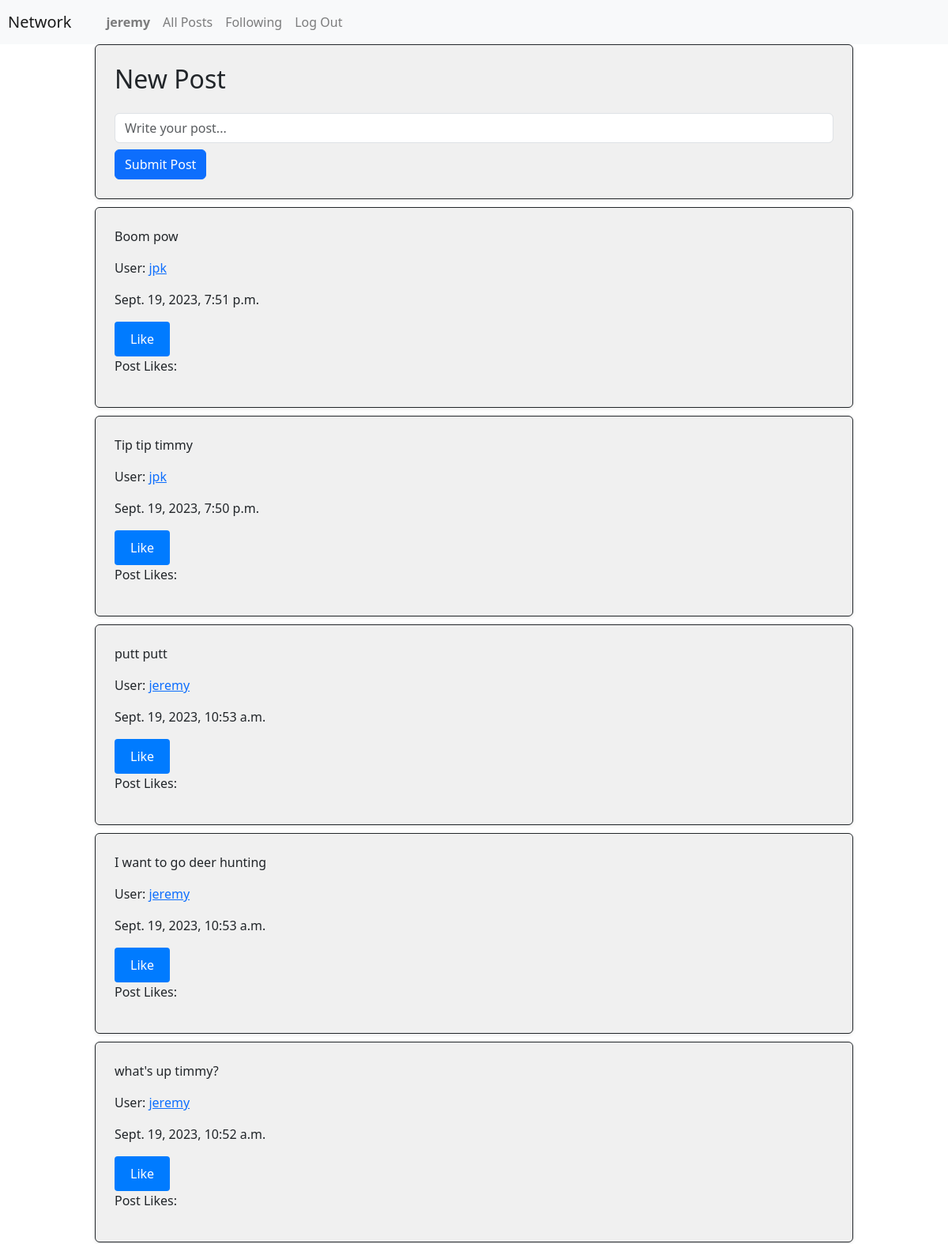
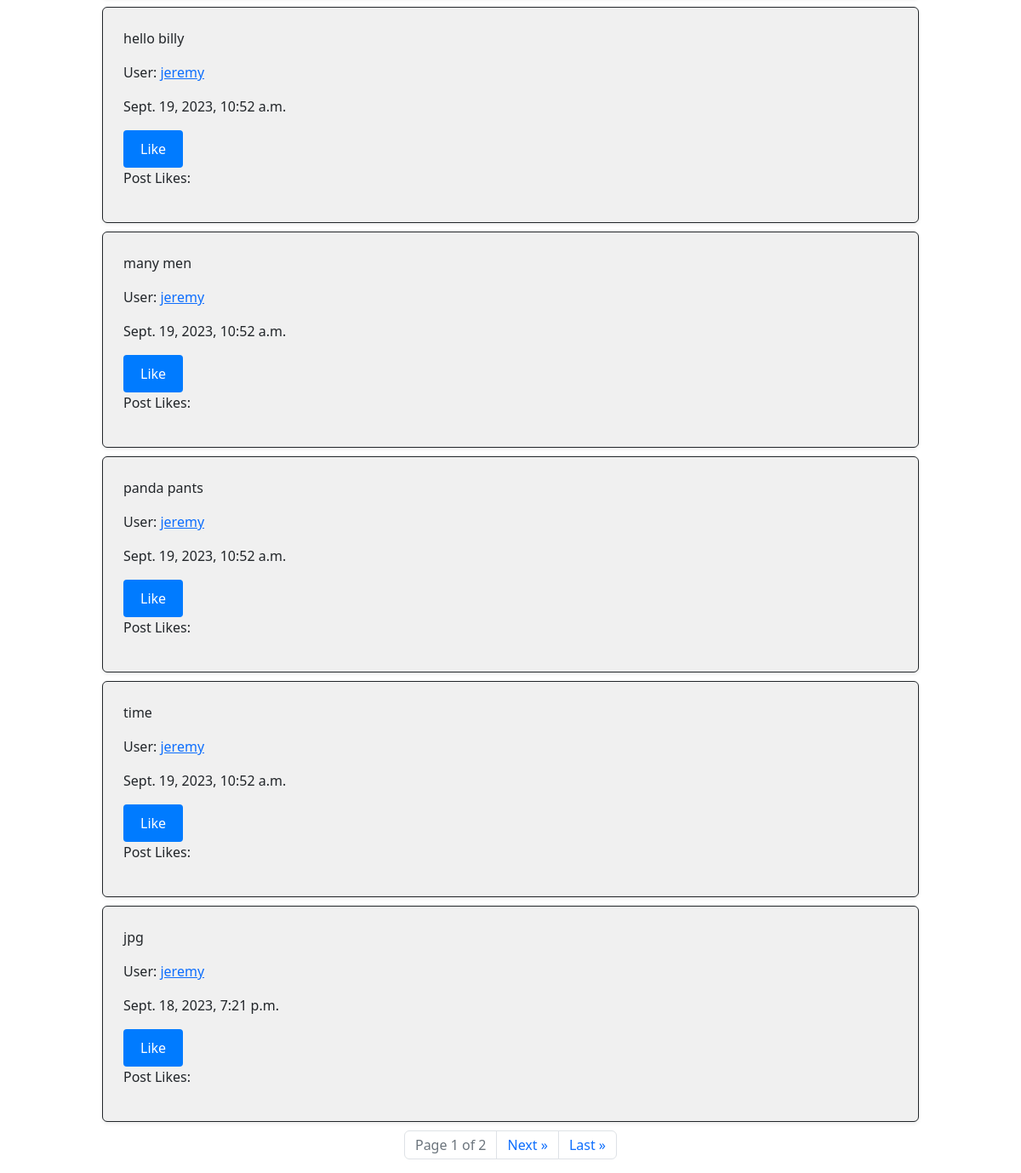
Screenshot of / (signed in) with the database file from the repository (2 pictures, top to bottom).
### network/models.py (models this page shows, shortened)
class User(AbstractUser):
    pass

class Post(models.Model):
    user = models.ForeignKey(User, on_delete=models.CASCADE)
    text = models.TextField(verbose_name="Post Text")
    timeStamp = models.DateTimeField(auto_now_add=True)

### network/views.py (the view)
# urls.py: path("", views.index, name="index"),
def index(request):
    allPost = Post.objects.all().order_by('-timeStamp')
    paginator = Paginator(allPost, 10)
    page_number = request.GET.get('page')
    page_obj = paginator.get_page(page_number)
    has_previous_page = page_obj.has_previous
    return render(request, "network/index.html", {
        "allPost": allPost,
        "page_obj": page_obj,
        "has_previous_page": has_previous_page
    })

### network/templates/network/index.html (shortened to what this page needs)
{% extends "network/layout.html" %}
{% load static %}
{% block body %}
    <div id="newPost" class="border border-dark p-4 rounded shadow-sm" style="width: 80%; margin: 0 auto; background-color: #f0f0f0;">
        <form method="post" action="{% url 'post' %}">
            <h2 class="mb-4">New Post</h2>
            <div class="d-flex flex-column align-items-center">
                <input id="newPostBox" class="form-control mb-2" type="text" name="newPostBox" placeholder="Write your post...">
                <button type="submit" id="newPostSubmit" style="align-self: flex-start;" class="btn btn-primary">Submit Post</button>
            </div>
        </form>
    </div>
    {% for post in page_obj %}
    <div id="postPage" class="border border-dark p-4 rounded shadow-sm" style="width: 80%; margin: 10px auto; background-color: #f0f0f0; padding: 10px;">
        <p>{{ post.text }}</p>
        <p>User: <a href="{% url 'user' post.user.id %}">{{ post.user.username }}</a></p>
        <p>{{ post.timeStamp }}</p>
        <button type="submit" id="postLike" class="post-like-button" data-post-id="{{ post.id }}" data-user-id="{{ post.user.id }}">Like</button>
        <p>Post Likes: </p>
    </div>
    {% endfor %}
    <nav aria-label="Page navigation">
        <ul class="pagination justify-content-center">
            <li class="page-item disabled">
                <span class="page-link">Page {{ page_obj.number }} of {{ page_obj.paginator.num_pages }}</span>
            </li>
            {% if page_obj.has_next %}
                <li class="page-item">
                    <a class="page-link" href="?page={{ page_obj.next_page_number }}" aria-label="Next">
                        <span aria-hidden="true">Next &raquo;</span>
                    </a>
                </li>
                <li class="page-item">
                    <a class="page-link" href="?page={{ page_obj.paginator.num_pages }}" aria-label="Last">
                        <span aria-hidden="true">Last &raquo;</span>
                    </a>
                </li>
            {% endif %}
        </ul>
    </nav>
{% endblock %}

### network/templates/network/layout.html (shortened to what this page needs)
{% load static %}
<!DOCTYPE html>
<html lang="en">
    <head>
        <link rel="stylesheet" href="https://stackpath.bootstrapcdn.com/bootstrap/4.4.1/css/bootstrap.min.css">
        <link rel="stylesheet" href="https://cdn.jsdelivr.net/npm/bootstrap@5.3.0/dist/css/bootstrap.min.css">
        <link href="{% static 'network/styles.css' %}" rel="stylesheet">
    </head>
    <body>
        <nav class="navbar navbar-expand-lg navbar-light bg-light">
            <a class="navbar-brand" href="#" style="margin-left: 10px;">Network</a>
            <div style="margin-left: 20px;">
              <ul class="navbar-nav mr-auto">
                {% if user.is_authenticated %}
                    <li class="nav-item">
                        <a class="nav-link" href="{% url 'user' user.id %}"><strong>{{ user.username }}</strong></a>
                    </li>
                {% endif %}
                <li class="nav-item">
                  <a class="nav-link" href="{% url 'index' %}">All Posts</a>
                </li>
                {% if user.is_authenticated %}
                    <li class="nav-item">
                        <a class="nav-link" href="#">Following</a>
                    </li>
                    <li class="nav-item">
                        <a class="nav-link" href="{% url 'logout' %}">Log Out</a>
                    </li>
                {% endif %}
              </ul>
            </div>
          </nav>
        <div class="body">
            {% block body %}{% endblock %}
        </div>
    </body>
</html>

### network/static/network/styles.css (style rules this page uses)
button { padding: 10px 20px; background-color: #007bff; color: #fff; border: none; border-radius: 4px; cursor: pointer; }

### rows the page displays
User: username "jeremy"
Post: text "Boom pow", user.username "jpk", timeStamp "Sept. 19, 2023, 7:51 p.m."
Post: text "Tip tip timmy", user.username "jpk", timeStamp "Sept. 19, 2023, 7:50 p.m."
Post: text "putt putt", user.username "jeremy", timeStamp "Sept. 19, 2023, 10:53 a.m."
Post: text "I want to go deer hunting", user.username "jeremy", timeStamp "Sept. 19, 2023, 10:53 a.m."
Post: text "what's up timmy?", user.username "jeremy", timeStamp "Sept. 19, 2023, 10:52 a.m."
Post: text "hello billy", user.username "jeremy", timeStamp "Sept. 19, 2023, 10:52 a.m."
Post: text "many men", user.username "jeremy", timeStamp "Sept. 19, 2023, 10:52 a.m."
Post: text "panda pants", user.username "jeremy", timeStamp "Sept. 19, 2023, 10:52 a.m."
Post: text "time", user.username "jeremy", timeStamp "Sept. 19, 2023, 10:52 a.m."
Post: text "jpg", user.username "jeremy", timeStamp "Sept. 18, 2023, 7:21 p.m."

### other values shown
{{ page_obj.number }} "1"
{{ page_obj.paginator.num_pages }} "2"
